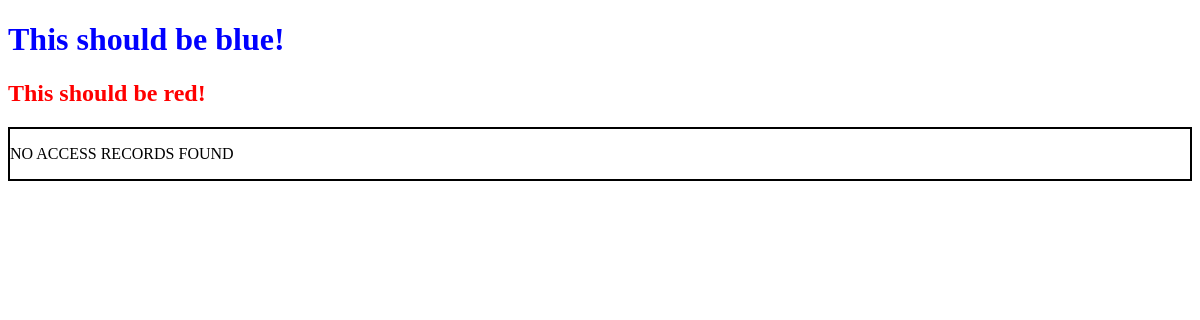
Before: / with the older database file.
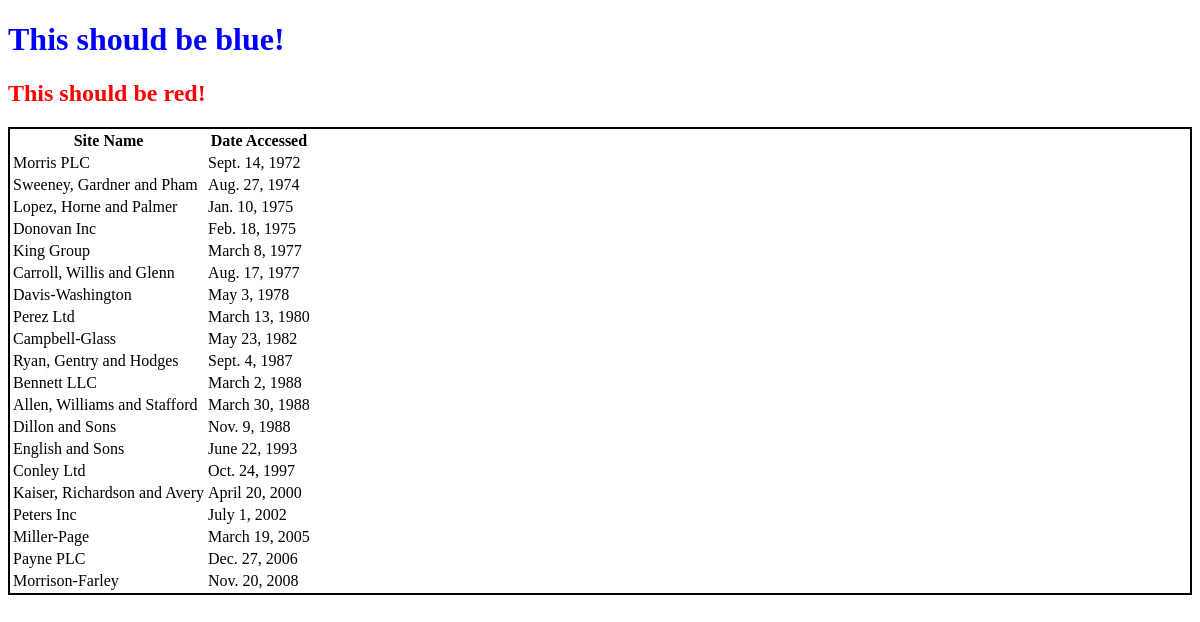
After: the same page with the newer database file.
### first_app/models.py (models this page shows, shortened)
class AccessRecord(models.Model):
    name = models.ForeignKey(Webpage, on_delete=models.CASCADE)
    date = models.DateField()

class Webpage(models.Model):
    topic = models.ForeignKey(Topic, on_delete=models.CASCADE)
    name = models.CharField(max_length=264, unique=True)
    url = models.URLField(unique=True)
    def __str__(self):
        return self.name

### first_app/views.py (the view)
# urls.py: path("", views.index, name="index"),
def index(request):
    webpages_list = AccessRecord.objects.order_by("date")
    date_dict = {"access_records":  webpages_list}
    return render(request, "first_app/index.html", context=date_dict)

### templates/first_app/index.html (shortened to what this page needs)
<!DOCTYPE html>
{% load static %}
<html lang="en">
<head>
    <link rel="stylesheet" href="{% static 'css/mystyle.css' %}"/>
</head>
<body>
        <h1>This should be blue!</h1>
        <h2>This should be red!</h2>
        <div class="djangotwo">
            {% if access_records %}
                <table>
                    <thead>
                    <th>Site Name</th>
                    <th>Date Accessed</th>
                    </thead>
                {% for acc in access_records %}
                    <tr>
                        <td>{{ acc.name }}</td>
                        <td>{{ acc.date }}</td>
                    </tr>
                {% endfor %}
                </table>
            {% else %}
                <p>NO ACCESS RECORDS FOUND</p>
            {% endif %}
        </div>
    </body>
    </html>

### static/css/mystyle.css (style rules this page uses)
h1 { color: blue; }
h2 { color: red; }
.djangotwo { border: 2px solid black; }

Changed rows visible on the page:
added AccessRecord: name "Morris PLC", date "Sept. 14, 1972"
added AccessRecord: name "Sweeney, Gardner and Pham", date "Aug. 27, 1974"
added AccessRecord: name "Lopez, Horne and Palmer", date "Jan. 10, 1975"
added AccessRecord: name "Donovan Inc", date "Feb. 18, 1975"
added AccessRecord: name "King Group", date "March 8, 1977"
added AccessRecord: name "Carroll, Willis and Glenn", date "Aug. 17, 1977"
added AccessRecord: name "Davis-Washington", date "May 3, 1978"
added AccessRecord: name "Perez Ltd", date "March 13, 1980"
added AccessRecord: name "Campbell-Glass", date "May 23, 1982"
added AccessRecord: name "Ryan, Gentry and Hodges", date "Sept. 4, 1987"
added AccessRecord: name "Bennett LLC", date "March 2, 1988"
added AccessRecord: name "Allen, Williams and Stafford", date "March 30, 1988"
added AccessRecord: name "Dillon and Sons", date "Nov. 9, 1988"
added AccessRecord: name "English and Sons", date "June 22, 1993"
added AccessRecord: name "Conley Ltd", date "Oct. 24, 1997"
added AccessRecord: name "Kaiser, Richardson and Avery", date "April 20, 2000"
added AccessRecord: name "Peters Inc", date "July 1, 2002"
added AccessRecord: name "Miller-Page", date "March 19, 2005"
added AccessRecord: name "Payne PLC", date "Dec. 27, 2006"
added AccessRecord: name "Morrison-Farley", date "Nov. 20, 2008"
Other visible differences:
text no longer shown: "NO ACCESS RECORDS FOUND"
text now shown: "Site Name Date Accessed"
